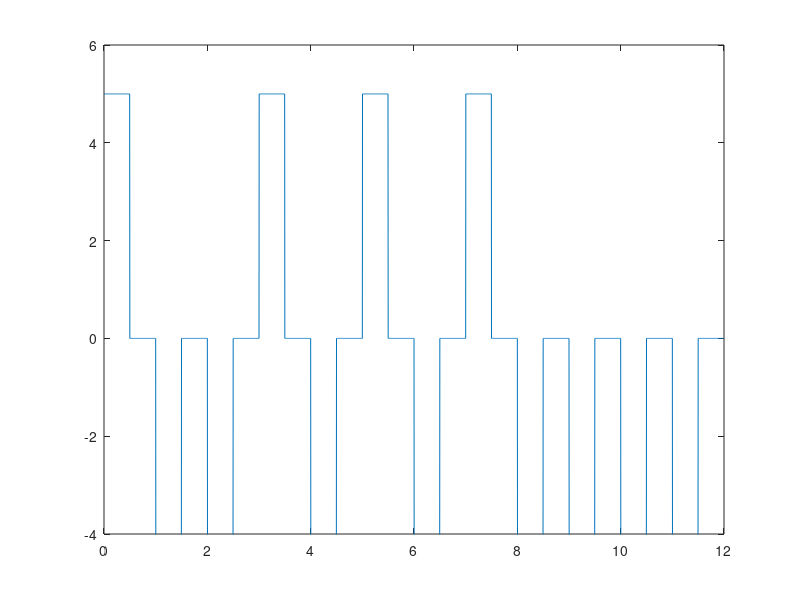

MATLAB code to generate this figure:
clear

bits = [0,1,1,0,1,0,1,0,1,1,1,1];
%bits = [0,1,0,0,1];
promt=('Enter Voltage level');
vl=input(promt);
for i = 1:length(bits)
    if(bits(i)==1) 
        amplitude(i) = -vl;
    else 
        amplitude(i) = vl;
    end
    
end



bitrate = .5;
Time=length(bits) ;

sampling_frequency = 150;

time = 0:bitrate/sampling_frequency:Time;

x = 1;

for i = 1:length(time)
    y_value(i)= amplitude(x);
     if time(i)>=x-.5
      y_value(i)=0;
    end
    if time(i)>=x
        x= x+1;
    end
end
     

plot(time,y_value);
axis([0 Time -4 6]);


% demodulation
x = 1;

for i = 1:length(time)
    if time(i)>x
        x = x + 1;
        ans_bits(x) = 1;
        if(y_value(i)>0)
            ans_bits(x) = 0;
        end
        %ans_bits(x) = y_value(i);
    end
end

disp('Demodulation : ')
disp(ans_bits)


